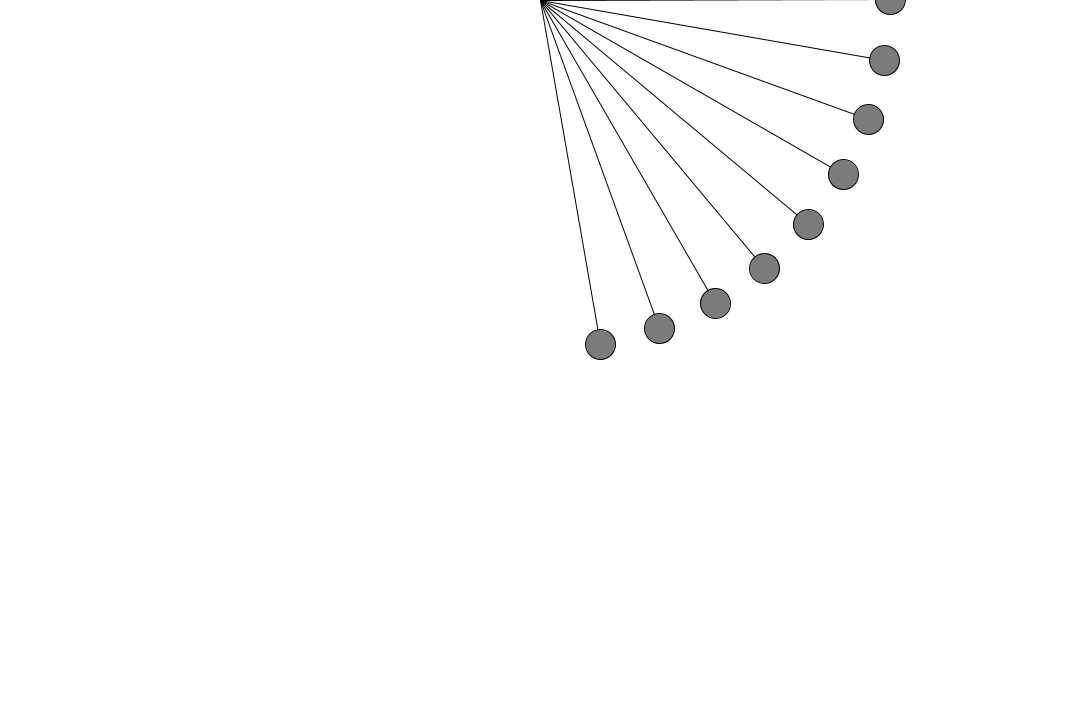
Frame 1 (no input)
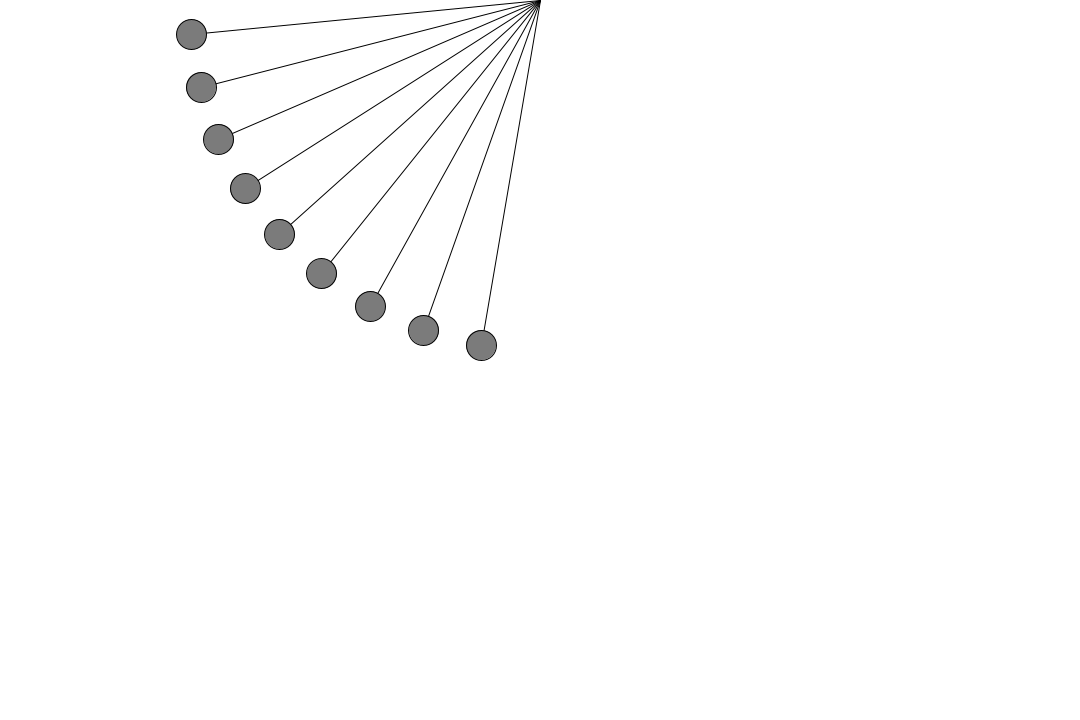
Frame 60 (the mouse pressed at the canvas centre just before this capture)
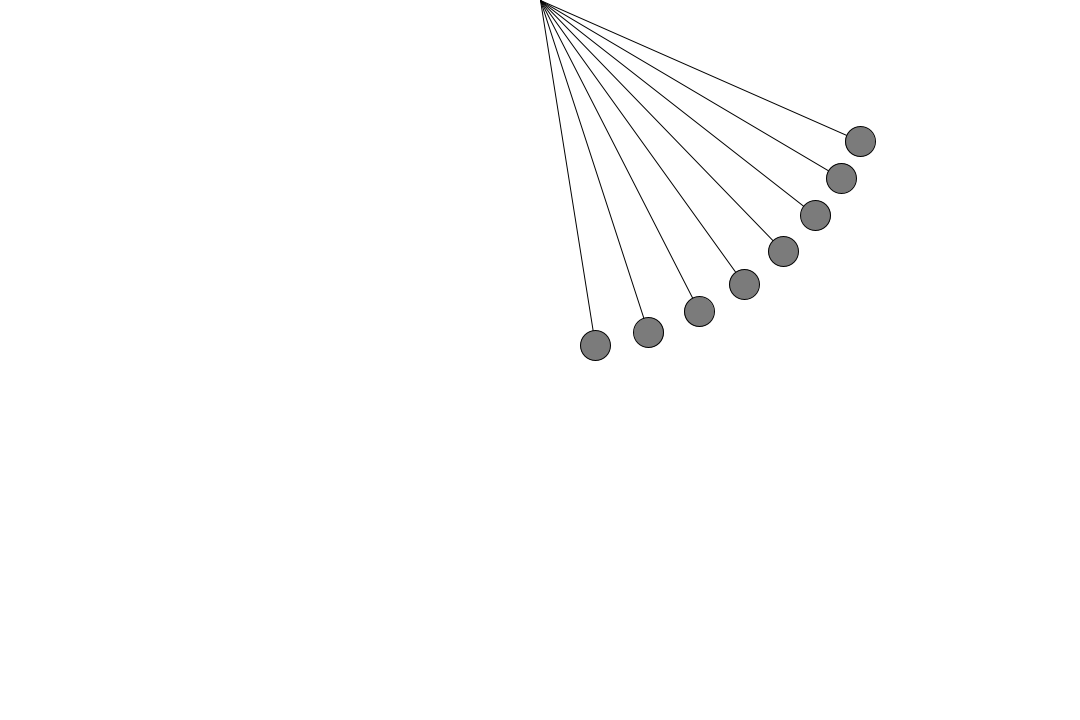
Frame 120 (the mouse held since frame 60 and released just before this capture)

The Processing sketch that drew these frames (run headless with seeded random() and noise(); from frame 60 on, the mouse is pressed at the canvas centre):

// Processing sketch: PendullumSimulator
// ── PendullumSimulator.pde
ArrayList<Bob> bobs=new ArrayList();
float speed=0.5;
void setup(){
   
  size(1080,720);
  for(int i=0; i < 9; i++){
  
  bobs.add(new Bob(width,i,9));
  
  }
}

void draw(){
  
  background(255);
  
  for(int i=0; i < bobs.size(); i++){
     
  bobs.get(i).show();
  bobs.get(i).move();

  PVector g=new PVector(0,98/bobs.get(i).r*speed);
  
  PVector t=bobs.get(i).origin.copy().sub(bobs.get(i).p.copy()).setMag(g.mag());
  
  bobs.get(i).applyForce(g);
  bobs.get(i).applyForce(t);
    
  }
  
  
}

void mousePressed(){
 
  if(mouseButton==LEFT){
   
    //bobs.add(new Bob(width));
    bobs.add(new Bob());
  }else {
   
    bobs.remove(0);
    
  }
  
}

// ── Bob.pde
class Bob {

  float r;
  float ang, aVel;
  PVector p;
  PVector origin;
  PVector a;

  Bob(float w,int i,int n) {

    a=new PVector(0, 0);

    r=350;

    //ang=random(-90, 90);
    ang=90-((i)*10);
    aVel=0;

    origin=new PVector(w/2, 0);

    p=new PVector(origin.x+r*sin(radians(ang)), origin.y+r*cos(radians(ang)));
  
}

  Bob() {
    
    a=new PVector(0, 0);

    r=sqrt(pow((540-mouseX),2)+pow(mouseY,2));
    
    ang=degrees(acos((mouseY/r)));
    if(mouseX-540<=0)ang*=-1;
    aVel=0;

    origin=new PVector(1080/2, 0);

    p=new PVector(origin.x+r*sin(radians(ang)), origin.y+r*cos(radians(ang)));
    
  }

  void show() {

    line(origin.x, origin.y, p.x, p.y);
    fill(123);
    ellipse(p.x, p.y, 30, 30);
    
  }

  void move() {
    if (a.x<0) {
      aVel-=a.mag();
    } else {
      aVel+=a.mag();
    }
    ang+=aVel;

    p.x=origin.x+r*sin(radians(ang));
    p.y=origin.y+r*cos(radians(ang));

    a.mult(0);
    
  }

  void applyForce(PVector force) {

    a.add(force);
    
  }
}
